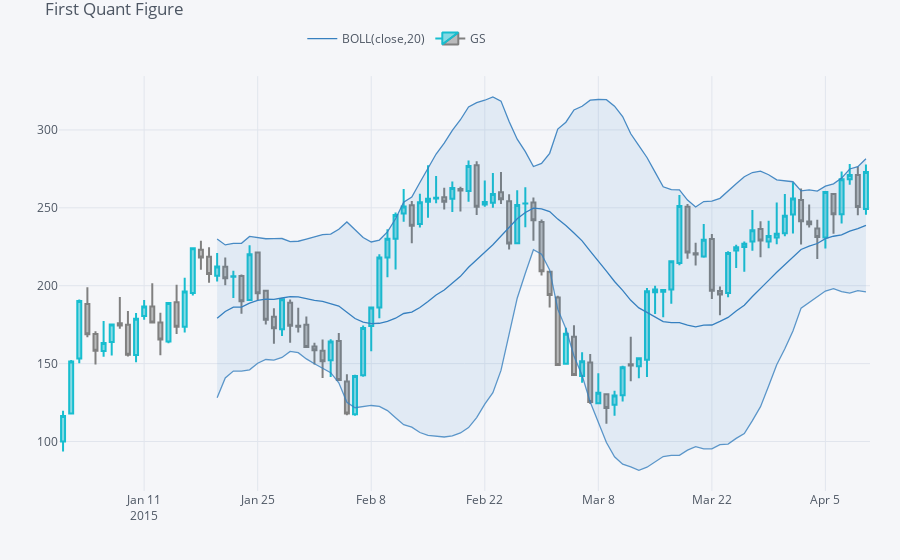

Notebook code cell kept with this figure:
### Code cell
df=cf.datagen.ohlc()
qf=cf.QuantFig(df,title='First Quant Figure',legend='top',name='GS')
qf.add_bollinger_bands()
qf.iplot()
